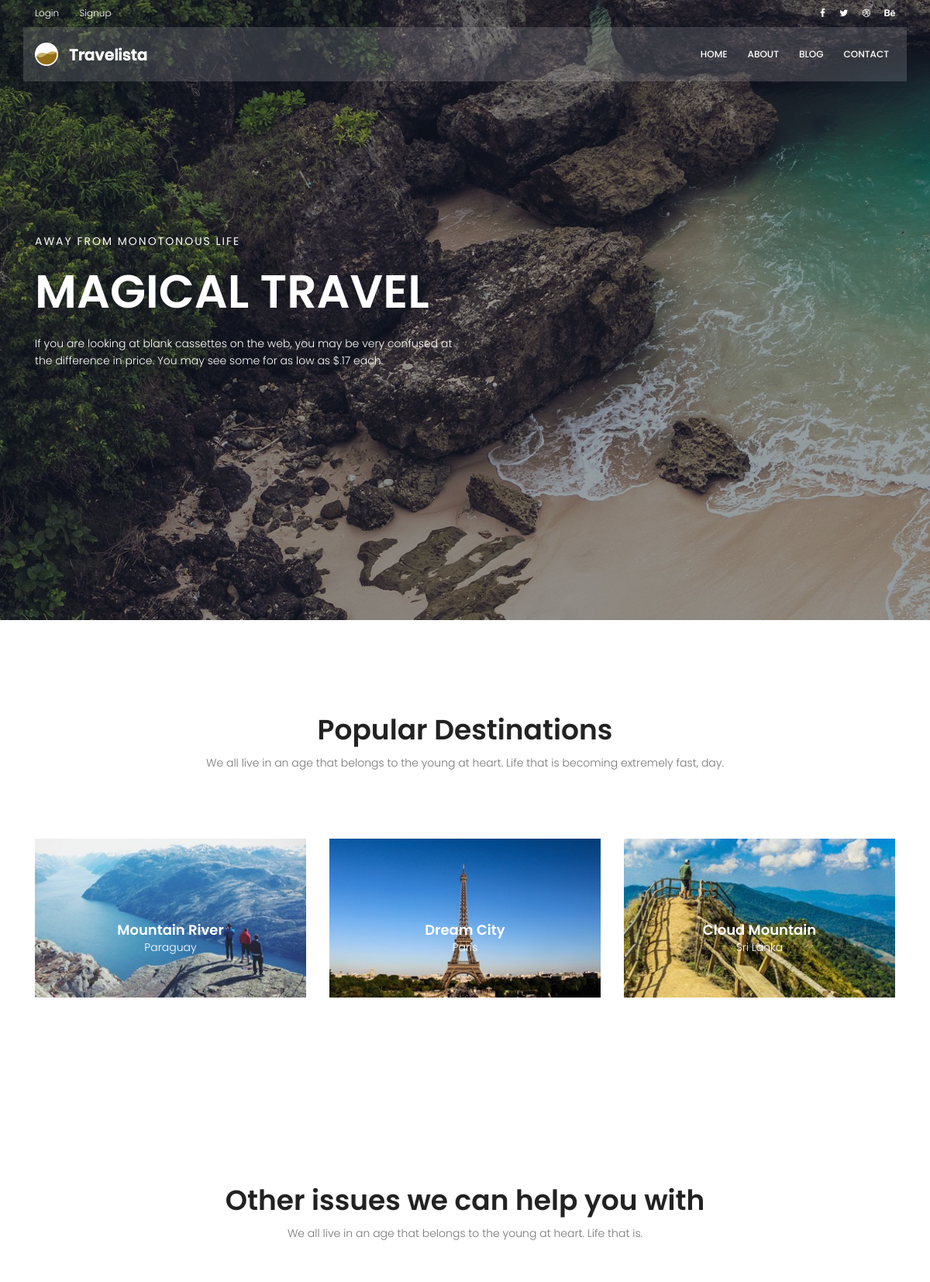
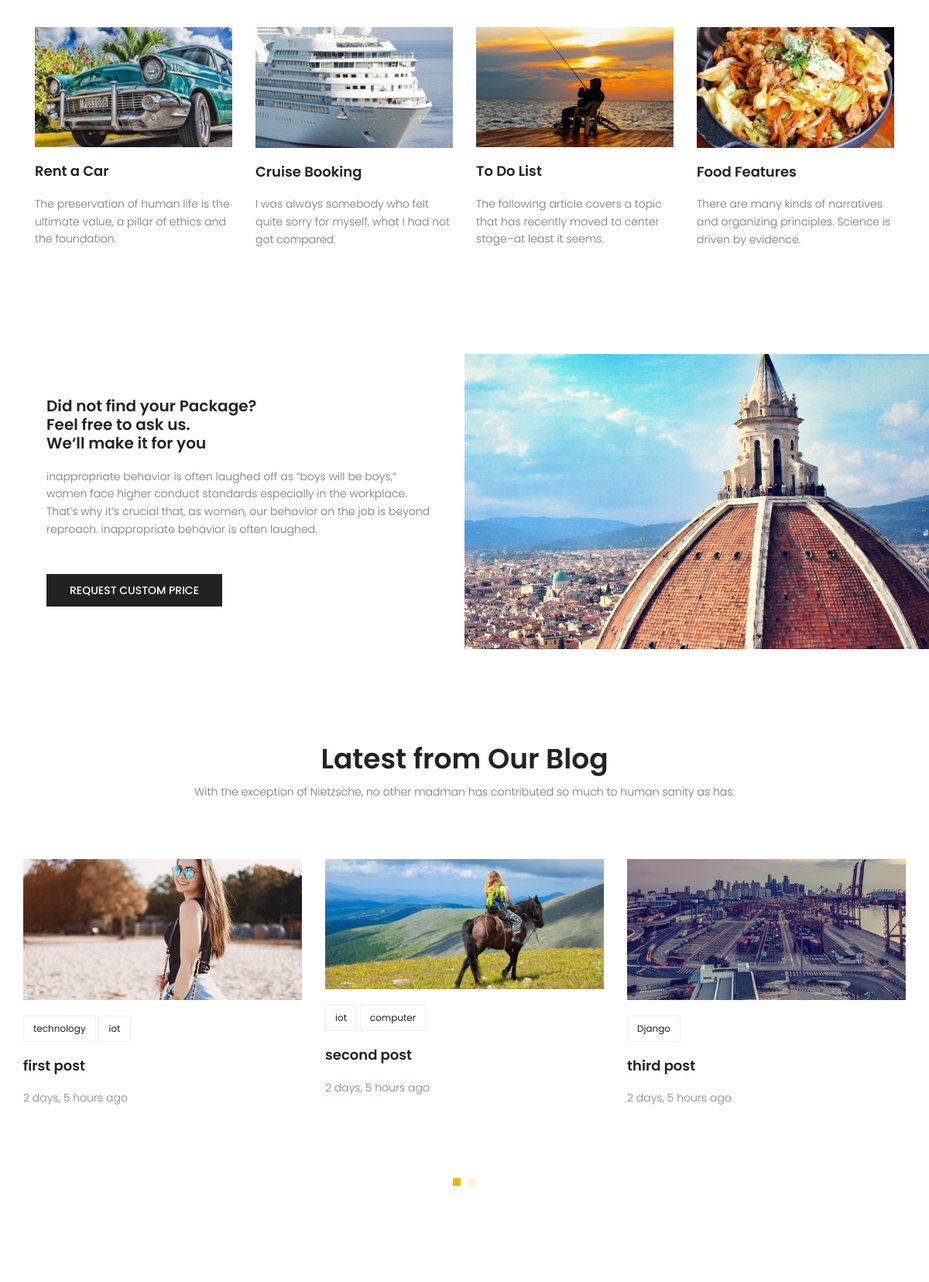
The page / (upper part) on the database its author committed (2 pictures, top to bottom).
### blog/models.py (models this page shows, shortened)
class Post(models.Model):
    title = models.CharField(max_length=255)
    content = models.TextField()
    image = models.ImageField(upload_to='blog',default='blog/default.jpg')
    tags = TaggableManager()
    category = models.ManyToManyField(Category)
    author = models.ForeignKey(CustomUserModel,on_delete=models.SET_NULL,null = True)
    login_require = models.BooleanField(default=False)
    counted_views = models.IntegerField(default=0)
    status = models.BooleanField(default=False)
    created_date = models.DateTimeField(auto_now_add=True)
    updated_date = models.DateTimeField(auto_now=True)
    published_date = models.DateTimeField(null = True)
    class Meta:
        ordering = ['-created_date']

class Category(models.Model):
    name = models.CharField(max_length=255)
    def __str__(self):
        return self.name

### website/views.py (the view)
# urls.py: path("",index_view,name = 'index'),
def index_view(request):
    return render(request,'website/index.html')

### website/templatetags/website_tags.py (called while the page is built)
@register.inclusion_tag('website/latestposts.html')
def latestposts():
    posts = Post.objects.filter(status=1).order_by('published_date')[:6]
    return {'posts':posts}

### templates/website/index.html (shortened to what this page needs)
{% extends 'base.html' %}
{% load static%}
{% load website_tags %}
{% block container %}
<section class="banner-area relative">
	<div class="overlay overlay-bg"></div>
	<div class="container">
		<div class="row fullscreen align-items-center justify-content-between">
			<div class="col-lg-6 col-md-6 banner-left">
				<h6 class="text-white">Away from monotonous life</h6>
				<h1 class="text-white">Magical Travel</h1>
				<p class="text-white">
					If you are looking at blank cassettes on the web, you may be very confused at the difference in
					price. You may see some for as low as $.17 each.
				</p>
			</div>
		</div>
	</div>
</section>
<section class="popular-destination-area section-gap">
	<div class="container">
		<div class="row d-flex justify-content-center">
			<div class="menu-content pb-70 col-lg-8">
				<div class="title text-center">
					<h1 class="mb-10">Popular Destinations</h1>
					<p>We all live in an age that belongs to the young at heart. Life that is becoming extremely
						fast, day.</p>
				</div>
			</div>
		</div>
		<div class="row">
			<div class="col-lg-4">
				<div class="single-destination relative">
					<div class="thumb relative">
						<img class="img-fluid" src="{% static 'img/d1.jpg' %}" alt="">
					</div>
					<div class="desc">
						<h4>Mountain River</h4>
						<p>Paraguay</p>
					</div>
				</div>
			</div>
			<div class="col-lg-4">
				<div class="single-destination relative">
					<div class="thumb relative">
						<img class="img-fluid" src="{% static 'img/d2.jpg' %}" alt="">
					</div>
					<div class="desc">
						<h4>Dream City</h4>
						<p>Paris</p>
					</div>
				</div>
			</div>
			<div class="col-lg-4">
				<div class="single-destination relative">
					<div class="thumb relative">
						<img class="img-fluid" src="{% static 'img/d3.jpg' %}" alt="">
					</div>
					<div class="desc">
						<h4>Cloud Mountain</h4>
						<p>Sri Lanka</p>
					</div>
				</div>
			</div>
		</div>
	</div>
</section>
<section class="other-issue-area section-gap">
	<div class="container">
		<div class="row d-flex justify-content-center">
			<div class="menu-content pb-70 col-lg-9">
				<div class="title text-center">
					<h1 class="mb-10">Other issues we can help you with</h1>
					<p>We all live in an age that belongs to the young at heart. Life that is.</p>
				</div>
			</div>
		</div>
		<div class="row">
			<div class="col-lg-3 col-md-6">
				<div class="single-other-issue">
					<div class="thumb">
						<img class="img-fluid" src="{% static 'img/o1.jpg' %}" alt="">
					</div>
					<a href="#">
						<h4>Rent a Car</h4>
					</a>
					<p>
						The preservation of human life is the ultimate value, a pillar of ethics and the foundation.
					</p>
				</div>
			</div>
			<div class="col-lg-3 col-md-6">
				<div class="single-other-issue">
					<div class="thumb">
						<img class="img-fluid" src="{% static 'img/o2.jpg' %}" alt="">
					</div>
					<a href="#">
						<h4>Cruise Booking</h4>
					</a>
					<p>
						I was always somebody who felt quite sorry for myself, what I had not got compared.
					</p>
				</div>
			</div>
			<div class="col-lg-3 col-md-6">
				<div class="single-other-issue">
					<div class="thumb">
						<img class="img-fluid" src="{% static 'img/o3.jpg' %}" alt="">
					</div>
					<a href="#">
						<h4>To Do List</h4>
					</a>
					<p>
						The following article covers a topic that has recently moved to center stage–at least it
						seems.
					</p>
				</div>
			</div>
			<div class="col-lg-3 col-md-6">
				<div class="single-other-issue">
					<div class="thumb">
						<img class="img-fluid" src="{% static 'img/o4.jpg' %}" alt="">
					</div>
					<a href="#">
						<h4>Food Features</h4>
					</a>
					<p>
						There are many kinds of narratives and organizing principles. Science is driven by evidence.
					</p>
				</div>
			</div>
		</div>
	</div>
</section>
<section class="home-about-area">
	<div class="container-fluid">
		<div class="row align-items-center justify-content-end">
			<div class="col-lg-6 col-md-12 home-about-left">
				<h1>
					Did not find your Package? <br>
					Feel free to ask us. <br>
					We‘ll make it for you
				</h1>
				<p>
					inappropriate behavior is often laughed off as “boys will be boys,” women face higher conduct
					standards especially in the workplace. That’s why it’s crucial that, as women, our behavior on
					the job is beyond reproach. inappropriate behavior is often laughed.
				</p>
				<a href="#" class="primary-btn text-uppercase">request custom price</a>
			</div>
			<div class="col-lg-6 col-md-12 home-about-right no-padding">
				<img class="img-fluid" src="{% static 'img/about-img.jpg' %}" alt="">
			</div>
		</div>
	</div>
</section>
{% latestposts %}
{% endblock %}

### templates/website/latestposts.html
{% load static %}
{% load humanize %}
<section class="recent-blog-area section-gap">
	<div class="container">
		<div class="row d-flex justify-content-center">
			<div class="menu-content pb-60 col-lg-9">
				<div class="title text-center">
					<h1 class="mb-10">Latest from Our Blog</h1>
					<p>With the exception of Nietzsche, no other madman has contributed so much to human sanity as
						has.</p>
				</div>
			</div>
		</div>
		<div class="row">
			<div class="active-recent-blog-carusel">
                {% for post in posts %}
				<div class="single-recent-blog-post item">
					<div class="thumb">
						<img class="img-fluid" src={{post.image.url}} alt="">
					</div>
					<div class="details">
						<div class="tags">
							<ul>
								{% for cat in post.category.all %}
								<li>
									<a href="{% url 'blog:category' cat_name=cat %}">{{cat}}</a>
								</li>
								{% endfor %}
							</ul>
						</div>
						<a href="{% url 'blog:single' pid=post.id %}">
							<h4 class="title">{{post.title}}</h4>
						</a>
						<p>
							{{post.content|truncatewords:20|safe}}
						</p>
						<h6 class="date">{{post.published_date|naturaltime }}</h6>
					</div>
				</div>
				{% endfor %}
			</div>
		</div>
	</div>
</section>

### statics/css/main.css (style rules this page uses)
body { color: #777777; font-family: "Poppins", sans-serif; font-size: 14px; font-weight: 300; line-height: 1.625em; position: relative; }
ol, ul { margin: 0; padding: 0; list-style: none; }
a { -webkit-transition: all 0.3s ease 0s; -moz-transition: all 0.3s ease 0s; -o-transition: all 0.3s ease 0s; transition: all 0.3s ease 0s; }
a, a:focus, a:hover { text-decoration: none; outline: 0; }
h1, h2, h3, h4, h5, h6 { font-family: "Poppins", sans-serif; color: #222222; line-height: 1.2em !important; margin-bottom: 0; margin-top: 0; font-weight: 600; }
h1, .h1 { font-size: 36px; }
h4, .h4 { font-size: 18px; }
h6, .h6 { font-size: 14px; color: #222222; }
.mb-10 { margin-bottom: 10px; }
.pb-60 { padding-bottom: 60px; }
.pb-70 { padding-bottom: 70px; }
.text-white { color: #fff; }
.text-center { text-align: center; }
.relative { position: relative; }
.overlay { position: absolute; left: 0; right: 0; top: 0; bottom: 0; }
.no-padding { padding: 0; }
h1 { font-size: 36px; }
h4 { font-size: 18px; }
h6 { font-size: 14px; }
h1, h2, h3, h4, h5, h6 { line-height: 1.5em; }
.section-gap { padding: 120px 0; }
.primary-btn { background: #f8b600; line-height: 42px; padding-left: 30px; padding-right: 30px; border: none; color: #fff; display: inline-block; font-size: 14px; font-weight: 500; position: relative; -webkit-transition: all 0.3s ease 0s; -moz-transition: all 0.3s ease 0s; -o-transition: all 0.3s ease 0s; transition: all 0.3s ease 0s; cursor: pointer; position: relative; }
.banner-area { background: url(../img/hero-bg.jpg) center; background-size: cover; }
.banner-area .overlay-bg { background: rgba(4, 9, 30, 0.4); }
.banner-left h6 { text-transform: uppercase; font-weight: 400; font-size: 14px; letter-spacing: 2px; }
.banner-left h1 { margin: 20px 0; font-size: 60px; text-transform: uppercase; }
.banner-left p { margin: 20px 0px; }
.single-destination { -webkit-transition: all 0.3s ease 0s; -moz-transition: all 0.3s ease 0s; -o-transition: all 0.3s ease 0s; transition: all 0.3s ease 0s; }
.single-destination .thumb { position: relative; }
.single-destination .thumb img { width: 100%; }
.single-destination .desc { text-align: center; position: absolute; width: 100%; left: 50%; top: 50%; transform: translate(-50%, -50%); }
.single-destination .desc h4 { color: #fff; }
.single-destination .desc p { color: #fff; font-size: 14px; font-weight: 300; margin-bottom: 0px; }
.single-other-issue .thumb { overflow: hidden; }
.single-other-issue .thumb img { width: 100%; -webkit-transition: all 0.3s ease 0s; -moz-transition: all 0.3s ease 0s; -o-transition: all 0.3s ease 0s; transition: all 0.3s ease 0s; }
.single-other-issue h4 { margin: 20px 0; -webkit-transition: all 0.3s ease 0s; -moz-transition: all 0.3s ease 0s; -o-transition: all 0.3s ease 0s; transition: all 0.3s ease 0s; }
.home-about-area .home-about-left { padding-left: 20%; }
@media (max-width: 1366px) { .home-about-area .home-about-left { padding-left: 5%; } }
.home-about-area .home-about-left h1 { max-width: 510px; }
@media (max-width: 1366px) { .home-about-area .home-about-left h1 { font-size: 20px; } }
.home-about-area .home-about-left p { max-width: 500px; padding: 20px 0; }
.home-about-area .home-about-left .primary-btn { margin-top: 10px; background: #222; font-size: 14px; }
.home-about-area .home-about-right img { width: 100%; }
.recent-blog-area .single-recent-blog-post .thumb { overflow: hidden; }
.recent-blog-area .single-recent-blog-post .thumb img { -webkit-transition: all 0.3s ease 0s; -moz-transition: all 0.3s ease 0s; -o-transition: all 0.3s ease 0s; transition: all 0.3s ease 0s; }
.recent-blog-area .single-recent-blog-post .tags { margin: 20px 0px; }
.recent-blog-area .single-recent-blog-post .tags li { display: inline-block; border: 1px solid #eee; padding: 4px 12px; -webkit-transition: all 0.3s ease 0s; -moz-transition: all 0.3s ease 0s; -o-transition: all 0.3s ease 0s; transition: all 0.3s ease 0s; }
.recent-blog-area .single-recent-blog-post .tags li a { font-weight: 400; font-size: 12px; color: #222; }
.recent-blog-area .single-recent-blog-post .title { -webkit-transition: all 0.3s ease 0s; -moz-transition: all 0.3s ease 0s; -o-transition: all 0.3s ease 0s; transition: all 0.3s ease 0s; margin: 20px 0; }

### rows shown on the page
Post: image (placeholder picture), title "first post", published_date "2 days, 5 hours ago"
Category: name "technology"
Category: name "iot"
Post: image (picture), title "second post", published_date "2 days, 5 hours ago"
Category: name "computer"
Post: image (picture), title "third post", published_date "2 days, 5 hours ago"
Category: name "Django"
